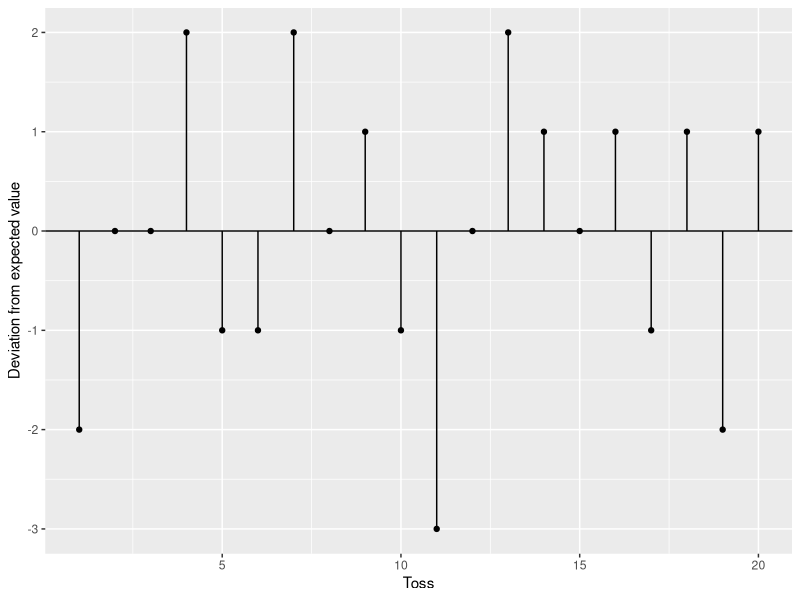

Write the R code that produced this figure. (Note: this script raises an error after producing the figure.)
library(ggplot2)
library(gganimate)

set.seed(12346)
N <- 20
n <- 10
p <- 0.8
EX <- n * p
yvals <- rbinom(N, n, p)
yvals <- yvals - EX
yvals2 <- yvals^2

xvals <- 1:N
dat <- data.frame(yvals, xvals)
### Static Image
p <- ggplot(dat) +
  geom_hline(yintercept = 0) +
  lims(x = c(1, N), y = c(min(yvals), max(yvals))) +
  labs(y = "Deviation from expected value", x = "Toss")


p <- p + suppressWarnings(
    geom_linerange(aes(x = xvals, y = NULL, ymin = 0, ymax = yvals, group = xvals))) +
    geom_point(aes(x = xvals, y = yvals, group = xvals))

p

### Animated Image
seq2 <- Vectorize(seq.default, vectorize.args = c("from", "to"))
steps <- seq2(from = yvals, to = yvals2, length.out = 10)
framevals <- sort(rep(1:20, times = 20))
xvalsn <- rep(xvals, times = 20)
steps <- as.vector(t(steps))

dat2 <- data.frame('xvals' = xvalsn, 'yvals' = steps, framevals)
p2 <- ggplot(dat2) +
  geom_hline(yintercept = 0) +
  lims(x = c(1, N), y = c(min(yvals), max(yvals2))) +
  labs(x = "Toss", y = "") +
  scale_y_continuous(breaks = c(-3:9))+
  theme_bw()

p2 <- p2 + suppressWarnings(
  geom_linerange(aes(x = xvals, y = NULL, ymin = 0, ymax = yvals, group = xvals, frame = framevals))) +
  suppressWarnings(geom_point(aes(x = xvals, y = yvals, group = xvals, frame = framevals)))

gganimate(p2 + ggtitle("Deviation to Squared Deviation from expected value"), "./sqrerror.html", interval = 0.5, title = FALSE, verbose = FALSE, loop = FALSE)
